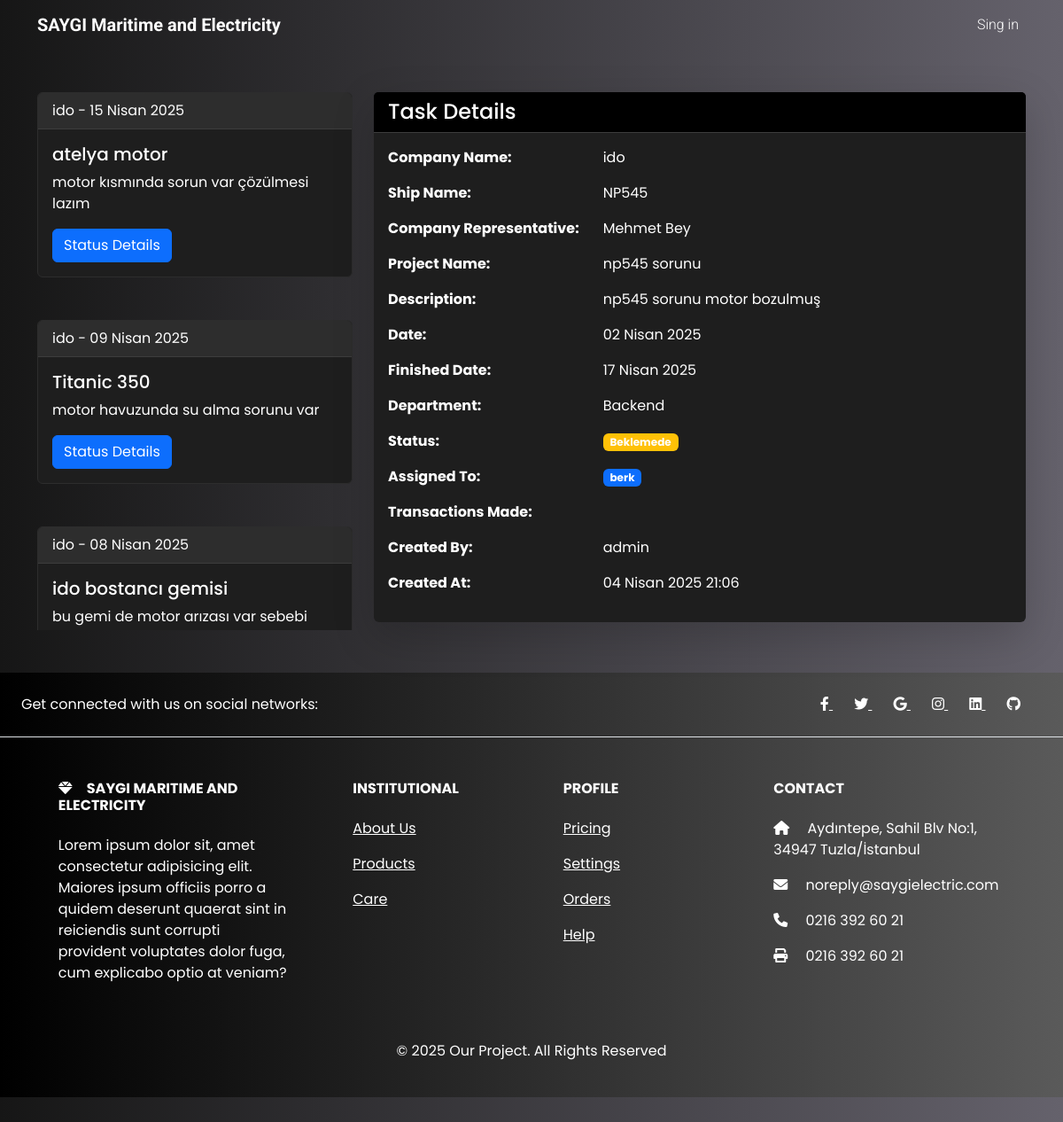
The app's page /tasks/18/view/ with its own data.
### jobs/models.py (models this page shows, shortened)
class Task(models.Model):
    STATUS_CHOICES = [
        ("beklemede", "Beklemede"),
        ("devam_ediyor", "Devam Ediyor"),
        ("tamamlandi", "Tamamlandı"),
        ("iptal", "İptal"),
        ("ertelendi", "Ertelendi"),
    ]
    company_name = models.CharField(_("Şirket Adı"), max_length=255, null=True, blank=True)
    ship_name = models.CharField(_("Gemi Adı"), max_length=255, null=True, blank=True)
    company_representative = models.CharField(_("Şirket Temsilcisi"), max_length=255, null=True, blank=True)
    project_name = models.CharField(_("Proje Adı"), max_length=255)
    description = models.TextField(_("Açıklama"))
    date = models.DateField(_("Tarih"))
    finished_date = models.DateField(_("Bitiş Tarihi"))
    status = models.CharField(_("Durum"), max_length=20, choices=STATUS_CHOICES, default="beklemede")
    department = models.ForeignKey(Department, on_delete=models.SET_NULL, null=True, blank=True, verbose_name=_("Departman"))
    assigned_to = models.ManyToManyField(CustomUser, related_name="assigned_tasks")
    transactions_made = models.TextField(_("Yapılan İşlemler"), null=True, blank=True)
    created_at = models.DateTimeField(auto_now_add=True)
    created_by = models.ForeignKey(CustomUser, on_delete=models.CASCADE, related_name="created_tasks")
    is_read = models.ManyToManyField(CustomUser, related_name="read_tasks", blank=True)

class Department(models.Model):
    name = models.CharField(_("Departman Adı"), max_length=50, unique=True)
    code = models.CharField(_("Departman Kodu"), max_length=20, unique=True)
    created_at = models.DateTimeField(auto_now_add=True)
    updated_at = models.DateTimeField(auto_now=True)
    class Meta:
        verbose_name = _("Departman")
        verbose_name_plural = _("Departmanlar")
        ordering = ["name"]

class CustomUser(AbstractUser):
    YETKI_CHOICES = [
        ("yetki1", "Tam Yetki"),
        ("yetki2", "Yüksek Yetki"),
        ("yetki3", "Orta Yetki"),
        ("yetki4", "Düşük Yetki"),
        ("yetki5", "Sınırlı Yetki"),
    ]
    phone_number = models.CharField(
        _("Telefon Numarası"), max_length=15, blank=True, null=True
    )
    department = models.ForeignKey(
        "Department",
        on_delete=models.SET_NULL,
        null=True,
        blank=True,
        verbose_name=_("Departman"),
    )
    yetki = models.CharField(
        _("Yetki Seviyesi"), max_length=10, choices=YETKI_CHOICES, default="yetki5"
    )

### jobs/views.py (the view)
# urls.py: path("tasks/<int:id>/view/", views.task_view, name="task_view"),
def task_view(request, id):
    try:
        task = Task.objects.get(id=id)
    except Task.DoesNotExist:
        raise Http404("Task not found.")
    related_tasks = Task.objects.filter(company_name=task.company_name).order_by(
        "-date"
    )
    context = {
        "task": task,
        "related_tasks": related_tasks,  # Benzer task'leri şablona gönderiyoruz
    }
    return render(request, "tasks/view.html", context)

### jobs/templates/tasks/view.html (shortened to what this page needs)
{% extends "base.html" %}
{% load i18n %}
{% load static %}
{% block content %}
    <div class="container my-5">
        <div class="row">
            {% if related_tasks|length > 1 %}
            <div class="col-4" style="height:607px ; overflow-y:scroll">
                    {% for related_task in related_tasks %}
                        <div class="card mb-5 p-0">
                            <div class="card-header">{{ related_task.company_name }} - {{ related_task.date }}</div>
                            <div class="card-body">
                                <h5 class="card-title">{{ related_task.project_name }}</h5>
                                <p class="card-text">{{ related_task.description }}</p>
                                <a class="btn btn-primary" href="{% url 'task_view' related_task.id %}">{% trans "Status Details" %}</a>
                            </div>
                        </div>
                    {% endfor %}
            </div>
            {% endif %}
            <div class="col-8 mx-auto">
                <div class="card border-0 shadow-lg">
                    <div class="card-header bg-black text-white d-flex justify-content-between align-items-center">
                        <h4 class="mb-0">{% trans "Task Details" %}</h4>
                    </div>
                    <div class="card-body">
                        <div class="row mb-3">
                            <div class="col-md-4 fw-bold">{% trans "Company Name" %}:</div>
                            <div class="col-md-8">{{ task.company_name }}</div>
                        </div>
                        <div class="row mb-3">
                            <div class="col-md-4 fw-bold">{% trans "Ship Name" %}:</div>
                            <div class="col-md-8">{{ task.ship_name }}</div>
                        </div>
                        <div class="row mb-3">
                            <div class="col-md-4 fw-bold">{% trans "Company Representative" %}:</div>
                            <div class="col-md-8">{{ task.company_representative }}</div>
                        </div>
                        <div class="row mb-3">
                            <div class="col-md-4 fw-bold">{% trans "Project Name" %}:</div>
                            <div class="col-md-8">{{ task.project_name }}</div>
                        </div>
                        <div class="row mb-3">
                            <div class="col-md-4 fw-bold">{% trans "Description" %}:</div>
                            <div class="col-md-8">{{ task.description }}</div>
                        </div>
                        <div class="row mb-3">
                            <div class="col-md-4 fw-bold">{% trans "Date" %}:</div>
                            <div class="col-md-8">{{ task.date }}</div>
                        </div>
                        <div class="row mb-3">
                            <div class="col-md-4 fw-bold">{% trans "Finished Date" %}:</div>
                            <div class="col-md-8">{{ task.finished_date }}</div>
                        </div>
                        <div class="row mb-3">
                            <div class="col-md-4 fw-bold">{% trans "Department" %}:</div>
                            <div class="col-md-8">{{ task.department.name }}</div>
                        </div>
                        <div class="row mb-3">
                            <div class="col-md-4 fw-bold">{% trans "Status" %}:</div>
                            <div class="col-md-8">
                                <span class="badge {% if task.status == 'beklemede' %}bg-warning {% elif task.status == 'devam_ediyor' %}bg-info {% elif task.status == 'tamamlandi' %}bg-success {% elif task.status == 'iptal' %}bg-danger {% else %}bg-secondary{% endif %}">
                                    {{ task.get_status_display }}
                                </span>
                            </div>
                        </div>
                        <div class="row mb-3">
                            <div class="col-md-4 fw-bold">{% trans "Assigned To" %}:</div>
                            <div class="col-md-8">
                                {% for user in task.assigned_to.all %}<span class="badge bg-primary me-1">{{ user.username }}</span>{% endfor %}
                            </div>
                        </div>
                        <div class="row mb-3">
                            <div class="col-md-4 fw-bold">{% trans "Transactions Made" %}:</div>
                            <div class="col-md-8">{{ task.transactions_made }}</div>
                        </div>
                        <div class="row mb-3">
                            <div class="col-md-4 fw-bold">{% trans "Created By" %}:</div>
                            <div class="col-md-8">{{ task.created_by.username }}</div>
                        </div>
                        <div class="row mb-3">
                            <div class="col-md-4 fw-bold">{% trans "Created At" %}:</div>
                            <div class="col-md-8">{{ task.created_at }}</div>
                        </div>
                    </div>
                </div>
            </div>
        </div>
    </div>
{% endblock content %}

### jobs/static/css/style.css (style rules this page uses)
body { background:linear-gradient(to right, #161616, #65626c) !important; color: #ffffff !important; }
:root { --bs-font-sans-serif: 'Poppins', sans-serif !important; --bs-emphasis-color-rgb: 255, 255, 255 !important; --bs-body-color: #ffffff !important; --bs-secondary-color:rgb(197 197 197 / 75%) !important; --bs-secondary-rgb: 243, 188, 43 !important; --bs-link-color-rgb: 255, 255, 255; --bs-body-bg: #161616 !important; --bs-dark-rgb: 22, 22, 22 !important; --bs-light-rgb: 255, 255, 255 !important; --bs-primary-rgb: 13, 110, 253 !important; --bs-secondary-rgb: 243, 188, 43 !important; --bs-success-rgb: 25, 135, 84 !important; --bs-info-rgb: 13, 202, 240 !important; --bs-warning-rgb: 255, 193, 7 !important; --bs-danger-rgb: 220, 53, 69 !important; }
* { color: #ffffff !important; }
.card { background-color: #1e1e1e !important; border-color: #2d2d2d !important; color: #ffffff !important; }
.card-header { background-color: #2d2d2d !important; border-bottom-color: #3d3d3d !important; color: #ffffff !important; }
.card-body { color: #ffffff !important; }
.card-title { color: #ffffff !important; }
.card-text { color: #ffffff !important; }
.badge { background-color: #3d3d3d !important; color: #ffffff !important; }
a { color: #ffffff !important; }
.btn { color: #ffffff !important; }
::placeholder { color: #ffffff !important; opacity: 0.7; }

### records on screen
Task: company_name "ido", date "15 Nisan 2025", project_name "atelya motor", description "motor kısmında sorun var çözülmesi lazım"
Task: company_name "ido", date "09 Nisan 2025", project_name "Titanic 350", description "motor havuzunda su alma sorunu var"
Task: company_name "ido", date "08 Nisan 2025", project_name "ido bostancı gemisi", description "bu gemi de motor arızası var sebebi…"
Task: company_name "ido", ship_name "NP545", company_representative "Mehmet Bey", project_name "np545 sorunu", description "np545 sorunu motor bozulmuş", date "02 Nisan 2025", finished_date "17 Nisan 2025", department.name "Backend", status "Beklemede", created_by.username "admin", created_at "04 Nisan 2025 21:06"
CustomUser: username "berk"
